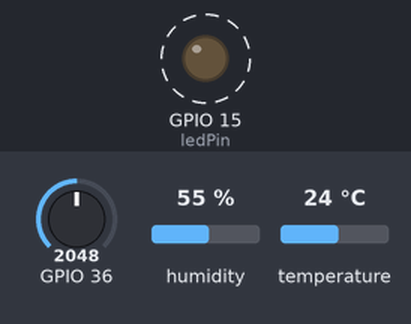
This sketch was run on a simulated ESP32. Parts: output pins drawn as LEDs (lit = HIGH). Dashed ring = blinking. The test bench sets the inputs (shaded band); at power-on: GPIO 36 = 2048, humidity 55 %, temperature 24 °C. WiFi joins after 1.5 s; servers stay silent unless stated; what the sketch prints to the serial monitor is not drawn.

Above: at 0.09 s.
Timing chart, 0 to 40.0 s (numbered marks = the images above):
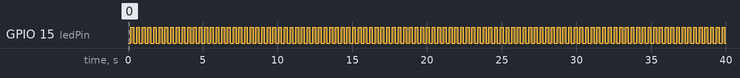

The sketch:

HTU21D-temp-humidity-light.ino
```cpp
/***************************************************
  This is an example for the HTU21D-F Humidity & Temp Sensor

  Designed specifically to work with the HTU21D-F sensor from Adafruit
  ----> https://www.adafruit.com/products/1899

  These displays use I2C to communicate, 2 pins are required to
  interface
 ****************************************************/

#include <Wire.h>
#include "Adafruit_HTU21DF.h"

#define ledPin 15

long oldtime1;
long oldtime2;

#include <WiFi.h>
#include "ThingSpeak.h"

const char* ssid = "";   // your network SSID (name)
const char* password = "";   // your network password

WiFiClient  client;

unsigned long myChannelNumber = 2515409;
const char * myWriteAPIKey = "";

// Connect Vin to 3-5VDC
// Connect GND to ground
// Connect SCL to I2C clock pin (A5 on UNO)
// Connect SDA to I2C data pin (A4 on UNO)

Adafruit_HTU21DF htu = Adafruit_HTU21DF();

void setup() {
  Serial.begin(9600);
  Serial.println("HTU21D-F test");
  pinMode(ledPin, OUTPUT);

  if (!htu.begin()) {
    Serial.println("Couldn't find sensor!");
    while (1);
  }

  WiFi.mode(WIFI_STA);

  ThingSpeak.begin(client);  // Initialize ThingSpeak

}

void loop() {

    if(micros() - oldtime1 > 59990000){

      if(WiFi.status() != WL_CONNECTED){
        Serial.print("Attempting to connect");
        while(WiFi.status() != WL_CONNECTED){
          WiFi.begin(ssid, password);
          delay(5000);
        }
        Serial.println("\nConnected.");
      }

      oldtime1= micros();
      float temp = htu.readTemperature();
      float rel_hum = htu.readHumidity();
      int analogVolts = analogReadMilliVolts(A0);
      Serial.print("Temp: "); Serial.print(temp); Serial.print(" C");
      Serial.print("\t\t");
      Serial.print("Humidity: "); Serial.print(rel_hum); Serial.println(" \%");
      Serial.print("Light[0-3300]: ");
      Serial.println(analogVolts);
      ThingSpeak.setField(1, temp);
      ThingSpeak.setField(2, rel_hum);
      ThingSpeak.setField(3, analogVolts);
      int x = ThingSpeak.writeFields(myChannelNumber, myWriteAPIKey);

    }
    if(micros() - oldtime2 > 190000){
      oldtime2= micros();
      digitalWrite(ledPin, !digitalRead(ledPin));
    }


}
```

Measured:
- by itself, GPIO 15 (ledPin): alternates HIGH for 0.19 s and LOW for 0.19 s
